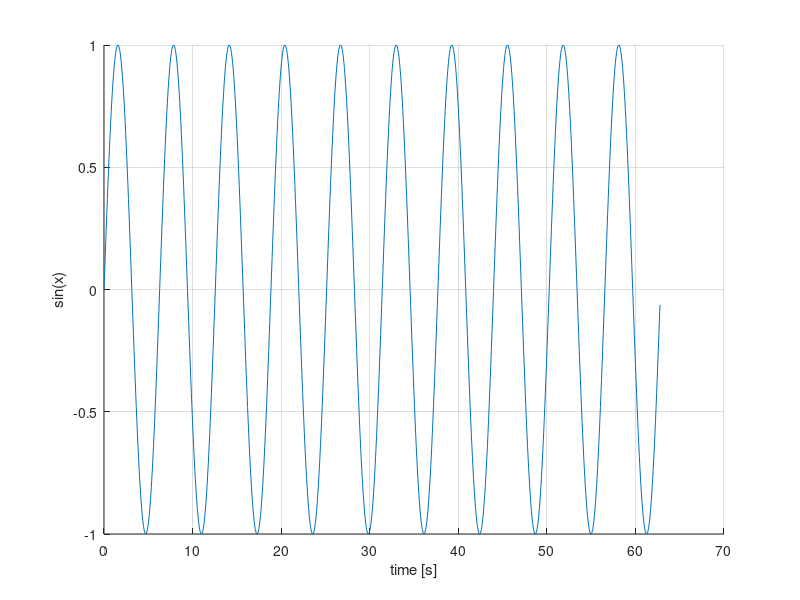
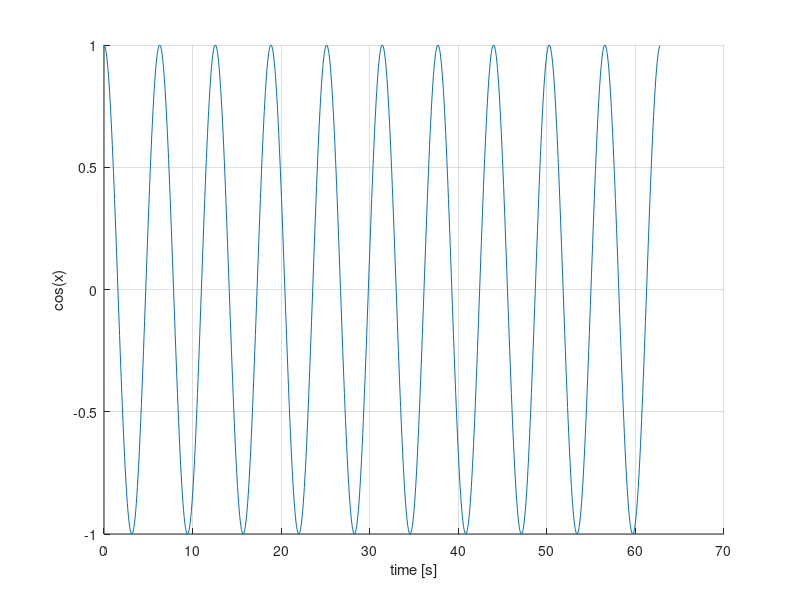

These figures' MATLAB source, in order:
% second test file

clear all
close all

fs = 100e3;
ts = 1/fs;
f = 1e3;

nSamples = 1000;

nIndexes = [0:nSamples-1]';
 
t = 2*pi*f*nIndexes*ts;
y = sin(t);

figure(1)
hold on; grid on;
plot(t,y)
xlabel('time [s]');
ylabel('sin(x)')

figure(2)
hold on; grid on;
plot(t,cos(t))
xlabel('time [s]');
ylabel('cos(x)')


% debug part for the branch
